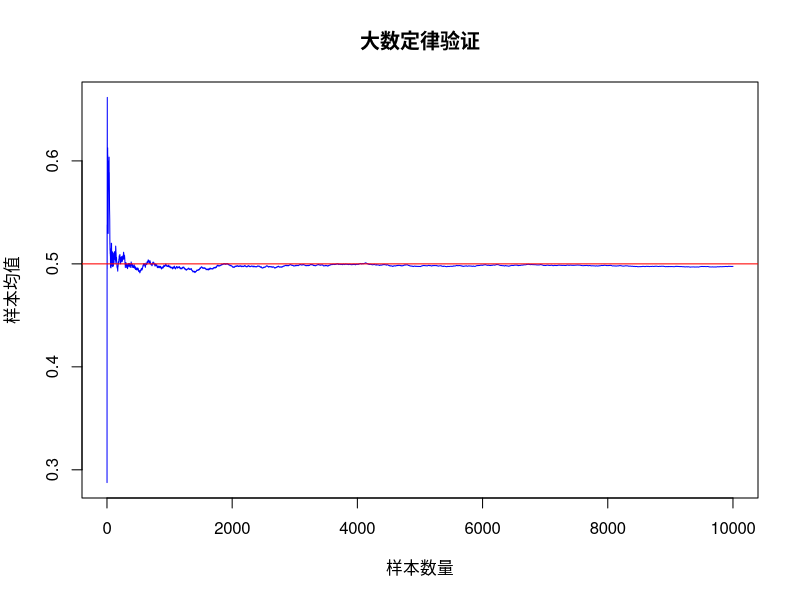
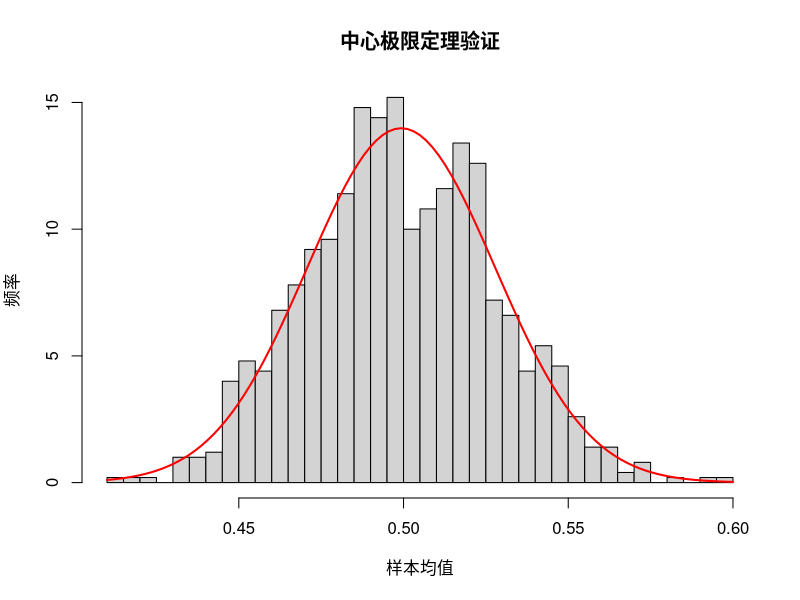
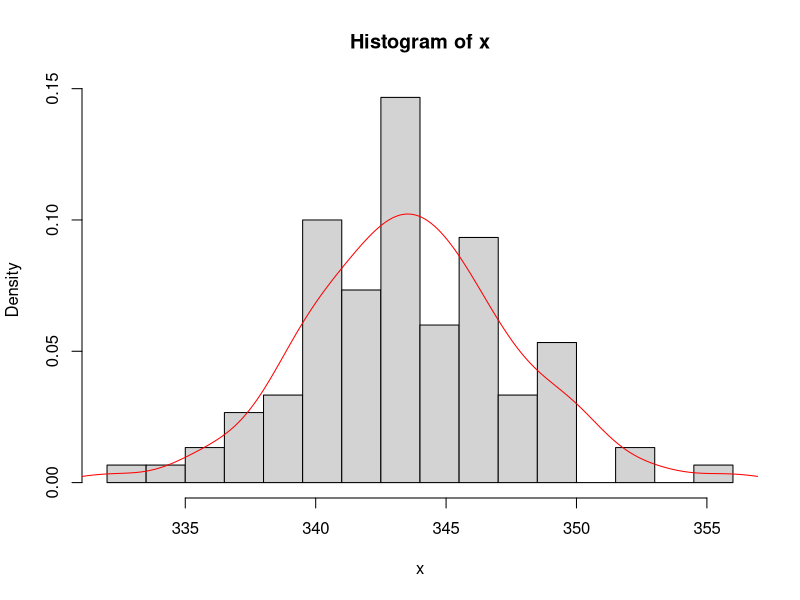

Generate these figures, in order, with R:
## ---- chunk 1
knitr::opts_chunk$set(echo = TRUE)
## ---- chunk 2
# 验证大数定律
# 设置随机种子以确保结果可重复
set.seed(123)
# 样本数量
n <- 10000
# 计算样本均值的累积和并除以样本数量
sample_means <- cumsum(runif(n)) / (1:n)
# 绘制样本均值随样本数量变化的图
plot(1:n, sample_means,
     type = "l", col = "blue",
     main = "大数定律验证",
     xlab = "样本数量",
     ylab = "样本均值"
)
# 添加水平线表示理论均值0.5
abline(h = 0.5, col = "red")
## ---- chunk 3
# 验证中心极限定理
# 设置随机种子以确保结果可重复
set.seed(123)
# 样本数量
m <- 1000
# 每个样本的大小
n <- 100
# 计算每个样本的均值
sample_means <- # 生成一个长度为 m 的向量
     # 向量的每个元素是 n 个均匀分布的随机数的平均值
     replicate(m, mean(runif(n)))
# 绘制样本均值的直方图
hist(sample_means,
     breaks = 30, probability = TRUE,
     main = "中心极限定理验证",
     xlab = "样本均值",
     ylab = "频率"
)
# 添加正态分布曲线
curve(dnorm(x, mean = mean(sample_means), sd = sd(sample_means)),
     col = "red", lwd = 2, add = TRUE
)
## ---- chunk 4
library(readxl)
library(dplyr)
data <- read.csv("output.csv")
head(data)
x <- data$Value
x = sort(x) %>% print()
n = length(x) %>% print()
range = (x[n] - x[1]) %>% print()
m = ceiling((1 + 3.222 * log(n))) %>% print()
d = (range / m) %>% print()
breaks = seq(x[1], x[n], by = d) %>% print()
# 该代码生成一个直方图。
# 参数解释如下：
# - x: 用于绘制直方图的数据向量。
# - breaks: 用于指定直方图中条形的分组方式，可以是一个数值向量或一个单一数值。
# - freq: 一个逻辑值，指示直方图的 y 轴是否显示频率（TRUE）或概率密度（FALSE）。
hist(x, breaks = breaks, freq = FALSE)
lines(density(x), col = "red")
